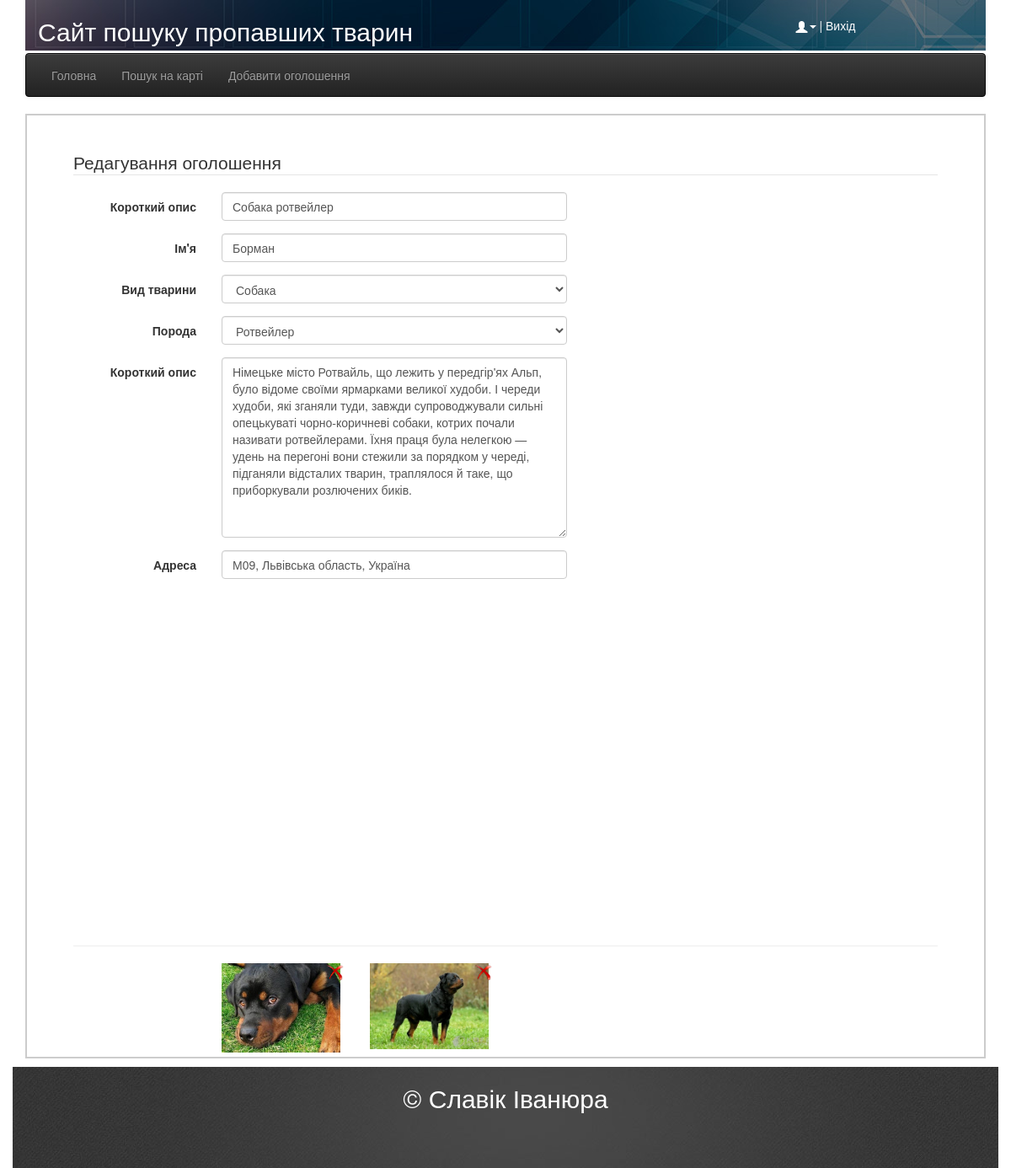
/animalsEdit?id=201 (signed in), run on the app's committed database.
### tables this page shows
CREATE TABLE IF NOT EXISTS `poster` (
  `id` int(255) NOT NULL AUTO_INCREMENT,
  `title` varchar(255) NOT NULL,
  `name` varchar(255) NOT NULL,
  `animal_id` int(10) NOT NULL,
  `breed_id` int(10) NOT NULL,
  `description` varchar(400) NOT NULL,
  `address` varchar(255) NOT NULL,
  `date` int(11) NOT NULL,
  `user_id` int(10) NOT NULL,
  `is_active` tinyint(1) NOT NULL,
  `lat` double NOT NULL,
  `lng` double NOT NULL,
  PRIMARY KEY (`id`),
  KEY `id_user` (`user_id`),
  KEY `kind_of_animal_id` (`animal_id`),
  KEY `kind_of_animal_id_2` (`animal_id`),
  KEY `kind_of_animal_id_3` (`animal_id`),
  KEY `kind_of_animal_id_4` (`animal_id`),
  KEY `kind_of_animal_id_5` (`animal_id`),
  KEY `breed_id` (`breed_id`)
);

CREATE TABLE IF NOT EXISTS `poster_foto` (
  `id` int(10) NOT NULL AUTO_INCREMENT,
  `url` varchar(255) NOT NULL,
  `animal_id` int(10) NOT NULL,
  PRIMARY KEY (`id`),
  KEY `Id_animal` (`animal_id`)
);

### func.php (called while the page is built, shortened)
<?php
function hasFlash($type) {
	return isset($_SESSION['FLASH_' . $type]);
}

### class/Db.php (called while the page is built, shortened)
<?php
class Db{
	public static function findOne($tableName, $attributes = []){
		$pattern = 'SELECT * FROM %s %s LIMIT 1';
		$lines = [];
		foreach ($attributes as $k=>$v) {
			$lines[] = sprintf('%s = "%s"', $k, $v);
		}
		$where 	= implode(' AND ', $lines);
		if (!empty($where)) {
			$where = 'WHERE ' . $where;
		}
		$sql 	= sprintf($pattern, $tableName, $where);
		$result = mysql_query($sql) or die("Query: <b>$sql</b> is failed!!!");
		$row 	=  mysql_fetch_assoc($result);
		return $row;
	}
	public static function findAll($tableName, $attributes = []){
		$pattern = 'SELECT * FROM %s %s';
		$lines = [];
		foreach ($attributes as $k=>$v) {
			$lines[] = sprintf('%s = "%s"', $k, $v);
		}
		$where 	= implode(' AND ', $lines);
		if (!empty($where)) {
			$where = 'WHERE ' . $where;
		}
		$sql 	= sprintf($pattern, $tableName, $where);
		$data = [];
        $result = mysql_query($sql);
		$row = mysql_fetch_assoc($result);
		do{
			$data[] = $row;
		} while($row = mysql_fetch_assoc($result));
		return $data;
	}
}

### class/Animal.php (called while the page is built, shortened)
<?php
class Animal{
	public static function getList()
	{
		$list = [];
        $result = mysql_query("SELECT `id`, `title` FROM `animal`");
		$row = mysql_fetch_assoc($result);
		do{
			$list[$row['id']] = $row['title'];
		} while($row = mysql_fetch_assoc($result));
        return $list;
    }
	public static function getListBreed($animalId)
	{
		$list = [];
        $result = Db::findAll('animal_breed',  ['animal_id'=>$animalId]);
		foreach ($result as $item) {
		    $list[$item['id']] = $item['title'];
		}
        return $list;
    }
}
?>

### templates/animalsEdit.php (the view, shortened to what this page needs)
<?php
$list  = Db::findOne('poster',  ['id'=>$_GET['id']]);
$list_image = Db::findAll('poster_foto',  ['animal_id'=>$_GET['id']]);
?>
	<div id="map-outer" class="col-md-12">
		<?php if (!hasFlash('sucess')):?>
		<div id="adres" class="col-md-12">
			<form  enctype="multipart/form-data" class="form-horizontal" id="form-horizontal" method="POST">
				<legend>Редагування оголошення</legend>
				<div class="form-group">
					<label for="inputName" class="col-sm-2 control-label">Короткий опис</label>
					<div class="col-sm-5">
						<input type="text" class="form-control" id="inputName" maxlength="32" placeholder="Короткий опис" value="<?=$list['title']?>" name="title">
					</div>
				</div>
				<div class="form-group">
					<label for="inputName" class="col-sm-2 control-label">Ім'я</label>
					<div class="col-sm-5">
						<input type="text" class="form-control" id="inputName" placeholder="Ім'я" value="<?=$list['name']?>" name="name">
					</div>
				</div>
				<div class="form-group">
					<label class="col-sm-2 control-label">Вид тварини</label>
					<div class="col-sm-5">
						<select name="animal_id" id="animal_id" class="form-control">
							<?php foreach (Animal::getList() as $k=>$v):?>
								<option value="<?=$k?>" <?= $list["animal_id"]==$k ? "selected='selected'":""?>><?=$v?></option>
							<?php endforeach?>
						</select>
					</div>
				</div>
				<div class="form-group">
					<label class="col-sm-2 control-label">Порода</label>
					<div class="col-sm-5">
						<select name="breed_id" id="breed_id"  class="form-control">
							<?php foreach(Animal::getListBreed($list["animal_id"]) as $k=>$v):?>
							<option value="<?=$k?>" <?= $list["breed_id"]==$k ? "selected='selected'": ""?>><?=$v?></option>
							<?php endforeach ?>
						</select>
					</div>
				</div>
				<div class="form-group">
					<label for="inputOpys" class="col-sm-2 control-label">Короткий опис</label>
					<div class="col-sm-5">
						<textarea class="form-control" rows="10" id="inputOpys" placeholder="Опис тварини"  name="description"><?=$list['description']?></textarea>
					</div>
				</div>
				<div class="form-group">
					<label for="address" class="col-sm-2 control-label">Адреса</label>
					<div class = "col-sm-5">
						<input class="form-control" type="text" id="address"  name = "address"  value="<?=$list['address']?>">
					</div>
				</div>
				<div id="map-container" class="form-group">
					<label for="address" class="col-sm-2 control-label"></label>
					<div class = "col-sm-5" id="map_edit" style="width: 60%; height: 100%;">
					</div>
					<div>
						<input type="hidden" id="latitude"  name="lat" value=<?php echo $list['lat']?>/><br/>
					</div>
				</div>
				<hr>
				<div class="form-group">
				<label for="images-edit" class="col-sm-2 control-label"></label>
					<?php foreach($list_image as $k=>$img):?>
					<div class="col-md-2">
						<div id="image-edit">
							<img src="../image/Data/upload/<?=$img["url"]?>" class="one">
							<a href='#'><img src="../image/delete.png" width=15% class="two"></a>
						</div>
					</div>
					<?php endforeach;?>
				</div>
				<div class="form-group">
				<label for="address" class="col-sm-2 control-label"></label>
					<div class = "col-sm-5" >
					</div>
				</div>
			</form>
		</div>
				<?php else:?>
				<div class="alert alert-success" role="alert"> <?= getFlash('sucess')?> </div>
				<?php endif?>
	</div>

### styles/style.css (style rules this page uses)
BODY a { color: #FFFFFF; }
#map-outer { height: 140%; width: 1140px; left: 15px; padding: 20px; border: 2px solid #CCC; background-color:#FFF }
#map-container { height: 400px; margin-left:5px; }
#form-horizontal { margin:20px; }
.one { width:80%; z-index:1; position:absolute; }
.two { float:right; z-index:2; position:relative; }

### data on the page
poster: title "Собака ротвейлер", name "Борман", animal_id "Собака", breed_id "Ротвейлер", description "Німецьке місто Ротвайль, що лежить у передгір'ях Альп, було відоме своїми ярмарками великої худоби. І череди худоби, які зганяли туди, завжди супроводжували сильні опецькуваті чорно-коричневі собаки, котрих почали називати ротвейлерами. Їхня праця була нелегкою — удень на перегоні вони стежили за порядком у череді, підганяли відсталих тварин, траплялося й таке, що приборкували розлючених биків.", address "М09, Львівська область, Україна"
poster_foto: url (picture)
poster_foto: url (picture)
